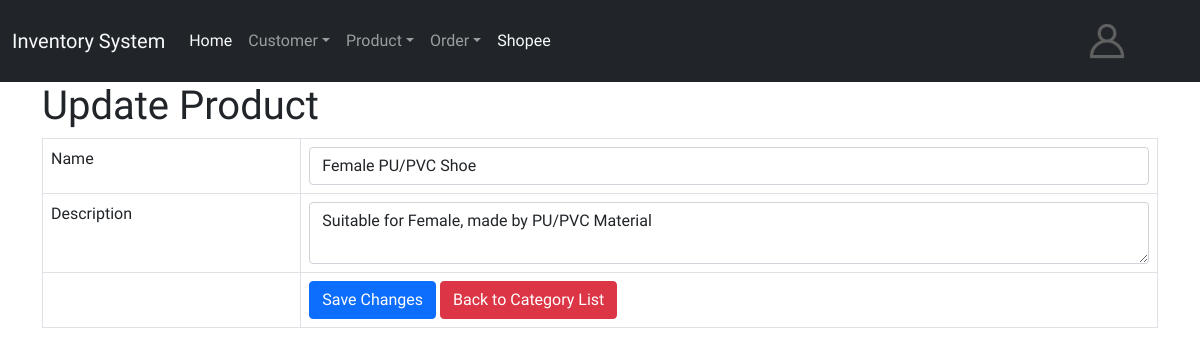
The app's page /FYP/category_update.php?id=6 (signed in) with its own data.
### tables this page shows
CREATE TABLE `categories` (
  `category_id` int(11) NOT NULL,
  `category_name` varchar(20) NOT NULL,
  `description` text NOT NULL
);

### FYP/category_update.php (the view, shortened to what this page needs)
<?php
include 'config/navbar.php';
?>
<head>
    <link href="https://cdn.jsdelivr.net/npm/bootstrap@5.0.1/dist/css/bootstrap.min.css" rel="stylesheet">
</head>
<div class="container">
    <div class="page-header">
        <h1>Update Product</h1>
    </div>
        <?php
        $id = isset($_GET['id']) ? $_GET['id'] : die('ERROR: Record ID not found.');
        include 'config/database.php';
        try {
            $query = "SELECT * FROM categories WHERE category_id = ? LIMIT 0,1";
            $stmt = $con->prepare($query);
            $stmt->bindParam(1, $id);
            $stmt->execute();
            $row = $stmt->fetch(PDO::FETCH_ASSOC);
            $category_name = $row['category_name'];
            $category_description = $row['description'];
        }
        catch (PDOException $exception) {
            die('ERROR: ' . $exception->getMessage());
        }
        ?>
    <form action="<?php echo htmlspecialchars($_SERVER["PHP_SELF"] . "?id={$id}"); ?>" method="post">
        <table class='table table-hover table-responsive table-bordered'>
            <tr>
                <td>Name</td>
                <td><input type='text' name='name' value="<?php echo htmlspecialchars($category_name, ENT_QUOTES);  ?>" class='form-control' /></td>
            </tr>
            <tr>
                <td>Description</td>
                <td><textarea name='description' class='form-control'><?php echo htmlspecialchars($category_description, ENT_QUOTES);  ?></textarea></td>
            </tr>
            <tr>
                <td></td>
                <td>
                    <input type='submit' value='Save Changes' class='btn btn-primary' />
                    <a href='category_read.php' class='btn btn-danger'>Back to Category List</a>
                </td>
            </tr>
        </table>
    </form>
</div>
</body>
</html>

### FYP/config/navbar.php (style rules this page uses)
body { font-family: 'Mochiy Pop One', sans-serif; }

### FYP/category_update.php (style rules this page uses)
body { font-family: 'Mochiy Pop One', sans-serif; }

### records on screen
categories: name "Female PU/PVC Shoe", description "Suitable for Female, made by PU/PVC Material"
